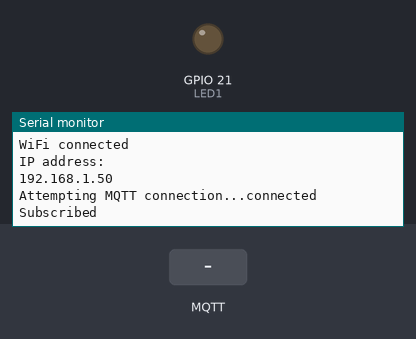
Recording of a sketch running on a simulated ESP32. On the bench: output pins drawn as LEDs (lit = HIGH), the last lines printed to the serial monitor. The test bench sets the inputs (shaded band). WiFi joins after 1.5 s; servers stay silent unless stated; random numbers use the default seed unless the sketch sets one; no MQTT or app messages arrive unless stated.

Above: at 2.7 s.
2.8 s: MQTT message "getLEDStatus" arrives on the first subscribed topic
At 3.2 s:
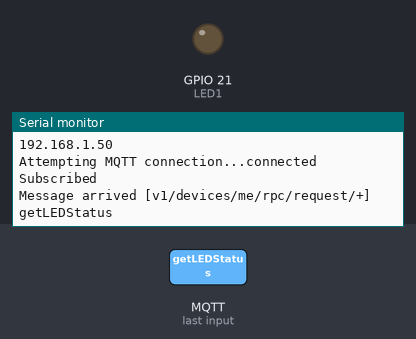
4.3 s: MQTT message "setLEDStatus" arrives on the first subscribed topic
At 5.5 s:
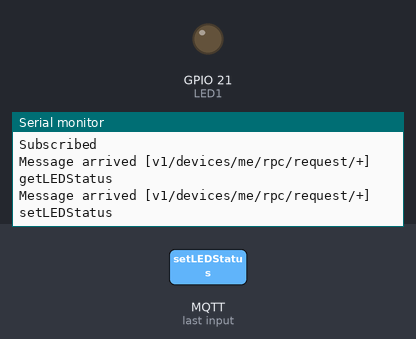
5.8 s: MQTT message "1" arrives on the first subscribed topic
At 6.7 s:
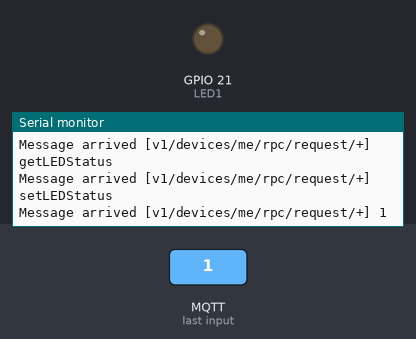

The sketch:

ESP32_MQTT_sub_thingsboard.ino
```cpp
#include <WiFi.h>
#include <PubSubClient.h>
#include <ArduinoJson.h>

// setting PWM properties
#define LED1 21

#define MSG_BUFFER_SIZE  (128)
char msg[MSG_BUFFER_SIZE];

unsigned long lastMsg = 0;

// Network settings
const char* ssid = "your ssid";
const char* password = "your password";
const char* mqtt_server = "demo.thingsboard.io";
const unsigned int mqtt_port = 1883;
const char* sub_topic = "v1/devices/me/rpc/request/+";
const char* attr_topic = "v1/devices/me/attributes";
const char* access_token = "your device access token";


WiFiClient espClient;
PubSubClient client(espClient);

unsigned int counter = 0;

void callback(char* topic, byte* payload, unsigned int length) {
  Serial.print("Message arrived [");
  Serial.print(topic);
  Serial.print("] ");
  for (int i = 0; i < length; i++) {
    Serial.print((char)payload[i]);
  }
  Serial.println();

  DynamicJsonDocument doc(128);
  deserializeJson(doc, payload);

  const char* method = doc["method"];

  String responseTopic = String(topic);
  responseTopic.replace("request", "response");
  if (strcmp(method, "getLEDStatus")==0) {
      int LED1Status = digitalRead(LED1);
      client.publish(responseTopic.c_str(), String(LED1Status).c_str());
      if (LED1Status == 0) {
          client.publish(attr_topic, "{value1: 0}");
        } else {
          client.publish(attr_topic, "{value1: 1}");
      }
  } else if (strcmp(method, "setLEDStatus")==0) {
      int LED1Status = 1 - digitalRead(LED1);
      client.publish(responseTopic.c_str(), String(LED1Status).c_str());
      int value = doc["params"];
      Serial.println("params =");
      Serial.println(value);
      if (value==0) {
        digitalWrite(LED1, LOW);
        client.publish(attr_topic, "{value1: 0}");
      } else {
        digitalWrite(LED1, HIGH);
        client.publish(attr_topic, "{value1: 1}");
      }
  }
}

void reconnect() {
  // Loop until we're reconnected
  while (!client.connected()) {
    Serial.print("Attempting MQTT connection...");
    // Create a random client ID
    String clientId = "ESP32Client-";
    clientId += String(random(0xffff), HEX);
    // Attempt to connect
    if (client.connect(clientId.c_str(), access_token, "")) {
      Serial.println("connected");
      bool sub = client.subscribe(sub_topic);
      if (sub) {
        Serial.println("Subscribed");
      } else {
        Serial.println("Not subscribed");
      }

    } else {
      Serial.print("failed, rc=");
      Serial.print(client.state());
      Serial.println(" try again in 5 seconds");
      // Wait 5 seconds before retrying
      delay(5000);
    }
  }
}

void setup() {
  pinMode(LED1, OUTPUT);
  digitalWrite(LED1, LOW);

  Serial.begin(115200);

  WiFi.begin(ssid, password);

  while (WiFi.status() != WL_CONNECTED) {
      delay(500);
      Serial.print(".");
  }

  Serial.println("");
  Serial.println("WiFi connected");
  Serial.println("IP address: ");
  Serial.println(WiFi.localIP());

  client.setServer(mqtt_server, mqtt_port);
  client.setCallback(callback);
}

void loop() {
  if (!client.connected()) {
    reconnect();
  }
  client.loop();

  // Do something else

}
```

Measured:
- after the input at 2.8 s, the serial monitor: prints a new line at once (image 1)
- after the input at 4.3 s, the serial monitor: prints a new line at once (image 2)
- after the input at 5.8 s, the serial monitor: prints a new line at once (image 3)
